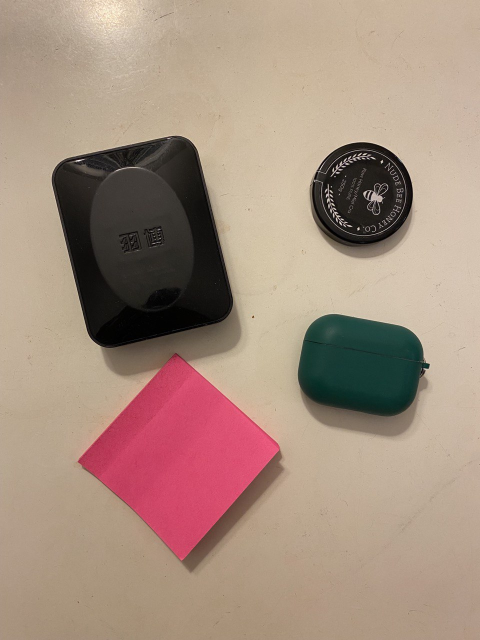
#> input picture Homeworks/Task5/photo_2021-11-23 20.42.40.jpeg, 960 x 1280 px, given in place of objects.jpeg, which was not available (shown at 1/2 size); the run also reads 1 picture not shown here
$ jupyter execute --allow-errors 10_Thresholding_Solution.ipynb   (older library calls are emulated)   (text cells are left out)
#> lines starting #> are read from the running program, lines starting #| are printed output that depends on the picture; after the words box and inside, x2 and y2 are one past the last pixel; in counts of white or black regions, pixels touching at a corner belong together; pictures that were not available may be replaced by others from this repository, and a replacement may not be noted
[cell 1]
import cv2
import numpy as np

[cell 2]
image = cv2.imread("../../Homeworks/Task5/objects.jpeg")
#> image is the input picture: shape (1280, 960, 3); mean B, G, R 127.1, 142.5, 165.9

[cell 3]
gray = cv2.cvtColor(image, cv2.COLOR_BGR2GRAY)
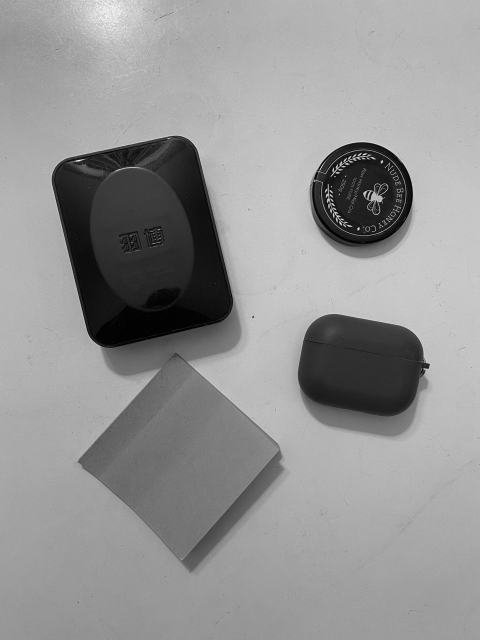
#> gray: shape (1280, 960) (shown at 1/2 size); min 0, max 254, mean 147.7

[cell 4]
blurred = cv2.GaussianBlur(gray, (5, 5), 0)

[cell 5]
(T, thresh) = cv2.threshold(blurred, 70, 255, cv2.THRESH_BINARY)
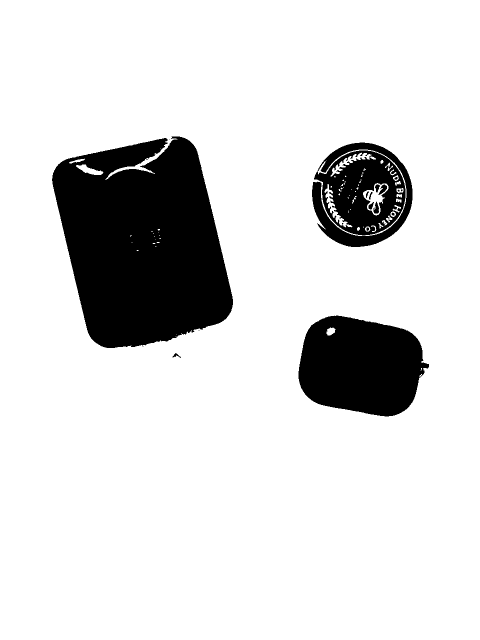
#> thresh: shape (1280, 960) (shown at 1/2 size); 85.3% white; 21 black regions (7 under 20 px), largest, box (x1, y1, x2, y2) and area: (104, 273, 466, 696) 112659, (597, 631, 858, 833) 40222, (628, 301, 811, 471) 17630

[cell 6]
cv2.imshow("Thresholding of Image", np.hstack([gray, blurred, thresh]))
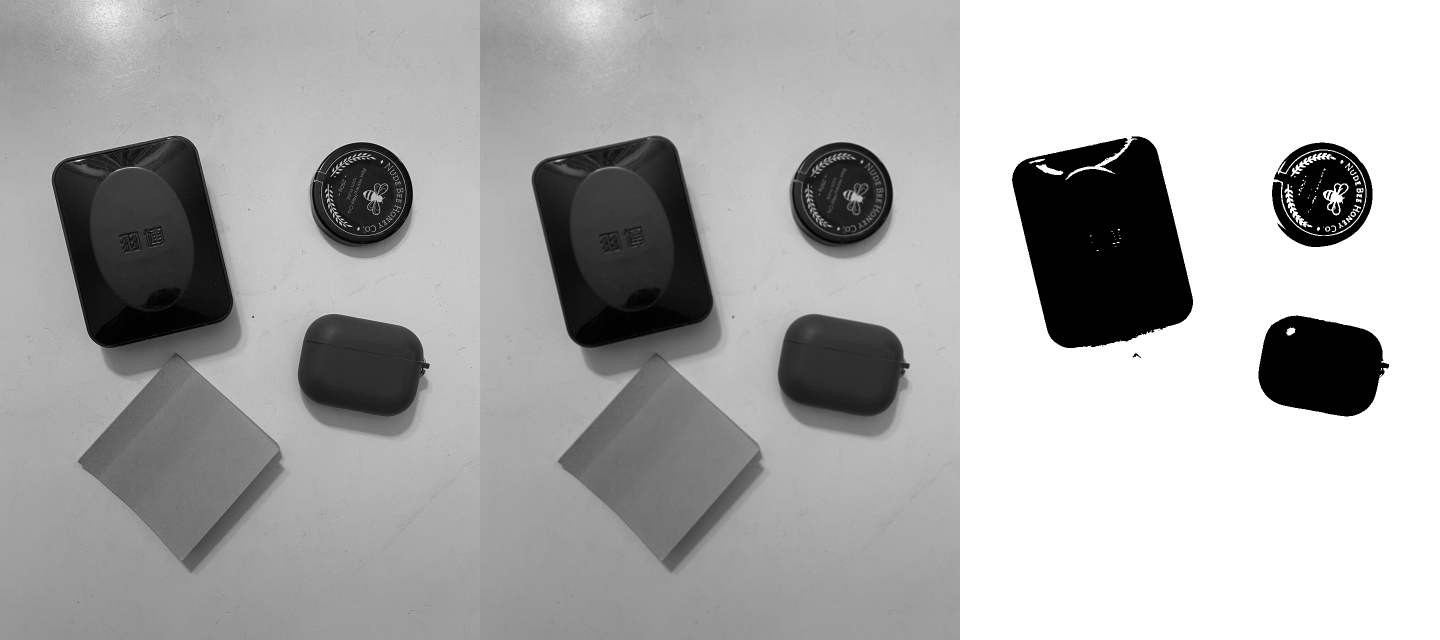
#> window 'Thresholding of Image': shape (1280, 2880) (shown at 1/2 size); min 0, max 255, mean 171
cv2.waitKey(0)

[cell 7]
(T, threshInv) = cv2.threshold(blurred, 70, 255, cv2.THRESH_BINARY_INV)

[cell 8]
cv2.imshow("Thresholding of Images", np.hstack([gray, blurred, thresh, threshInv]))
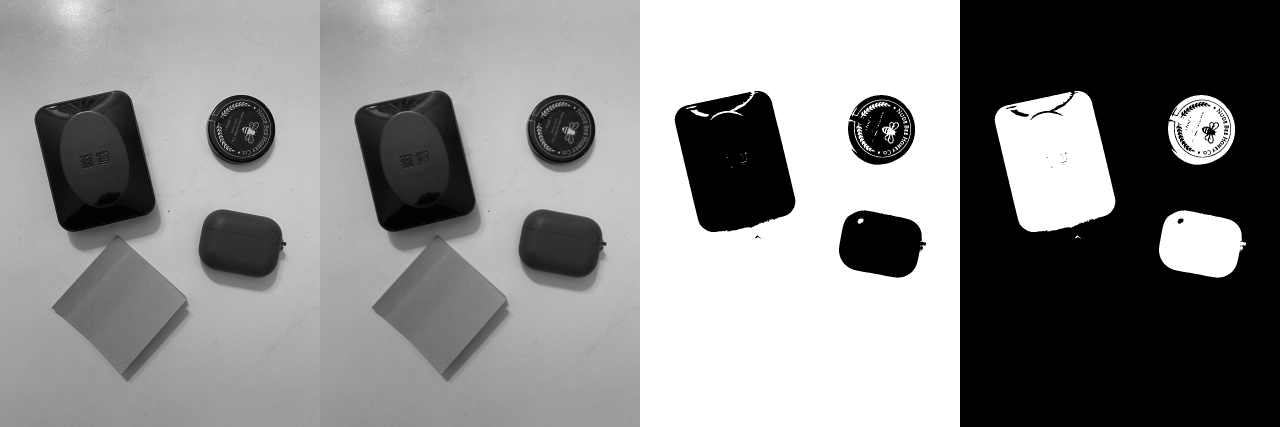
#> window 'Thresholding of Images': shape (1280, 3840) (shown at 1/3 size); min 0, max 255, mean 137.6
cv2.waitKey(0)

[cell 9]
foreground = cv2.bitwise_and(image, image, mask = threshInv)

[cell 10]
cv2.imshow("Thresholding of Images", np.hstack([gray, blurred, thresh, threshInv]))
cv2.imshow("Foreground extraction", np.hstack([image, foreground]))
cv2.waitKey(0)

[cell 11]
import cv2
import numpy as np

[cell 12]
image = cv2.imread("../../Homeworks/Task5/objects.jpeg")

[cell 13]
gray = cv2.cvtColor(image, cv2.COLOR_BGR2GRAY)

[cell 14]
blurred = cv2.GaussianBlur(gray, (5, 5), 0)

[cell 15]
thresh = cv2.adaptiveThreshold(blurred,
                               255,
                               cv2.ADAPTIVE_THRESH_GAUSSIAN_C,
                               cv2.THRESH_BINARY_INV,
                               11,
                               4
)
#> thresh: shape (1280, 960); 2.9% white; 1509 white regions (1404 under 20 px), largest, box (x1, y1, x2, y2) and area: (104, 272, 466, 696) 6443, (635, 302, 810, 470) 5564, (155, 706, 564, 1127) 3633

[cell 16]
cv2.imshow("Adaptive Thresholding of Image", np.hstack([gray, blurred, thresh]))
cv2.waitKey(0)

[cell 17]
gaussianthresh = cv2.adaptiveThreshold(blurred,
                               255,
                               cv2.ADAPTIVE_THRESH_GAUSSIAN_C,
                               cv2.THRESH_BINARY_INV,
                               15,
                               3
)
#> gaussianthresh: shape (1280, 960); 5.1% white; 3405 white regions (3207 under 20 px), largest, box (x1, y1, x2, y2) and area: (103, 271, 466, 696) 8636, (635, 302, 810, 470) 6964, (155, 706, 569, 1146) 6131

[cell 18]
cv2.imshow("Adaptive Thresholding of Images", np.hstack([gray, blurred, thresh, gaussianthresh]))
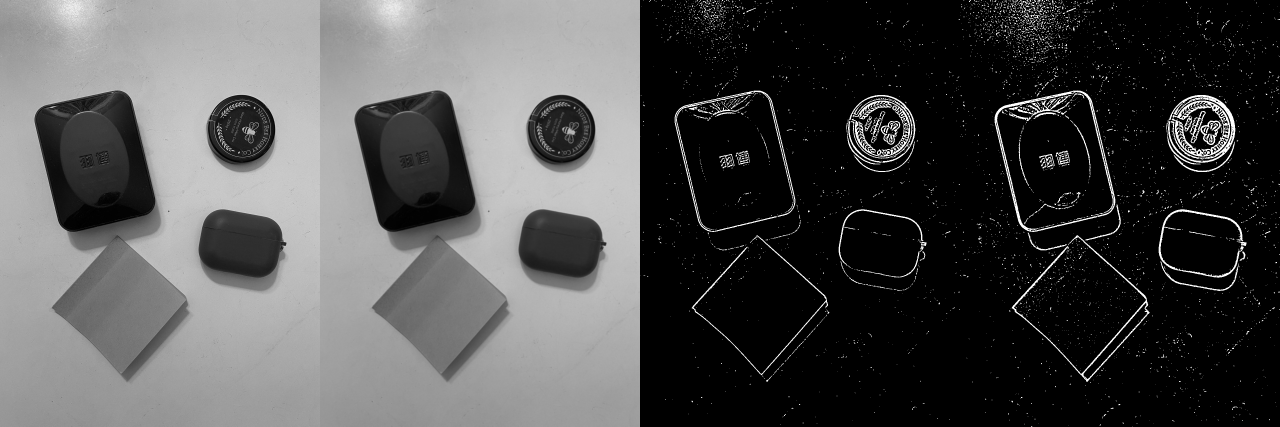
#> window 'Adaptive Thresholding of Image': shape (1280, 3840) (shown at 1/3 size); min 0, max 255, mean 79
cv2.waitKey(0)

[cell 19]
foregroundgaussian = cv2.bitwise_and(image, image, mask = gaussianthresh)
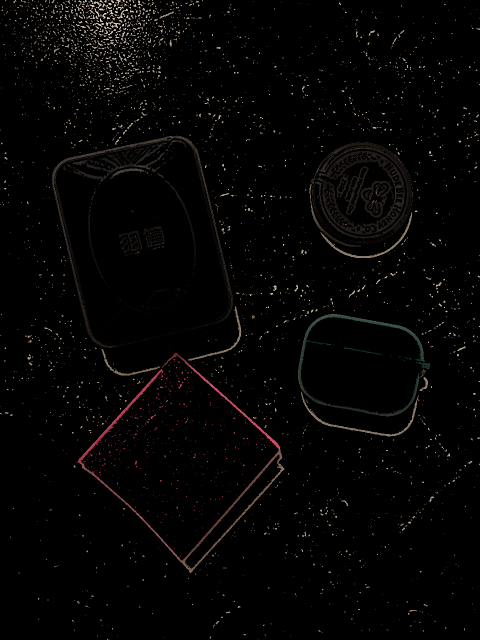
#> foregroundgaussian: shape (1280, 960, 3) (shown at 1/2 size); mean B, G, R 3.4, 3.8, 4.7

[cell 20]
cv2.imshow("Gaussian Adaptive Thresholding of Images", np.hstack([gray, blurred, thresh, gaussianthresh]))
cv2.imshow("Foreground extraction using Gaussian", np.hstack([image, foregroundgaussian]))
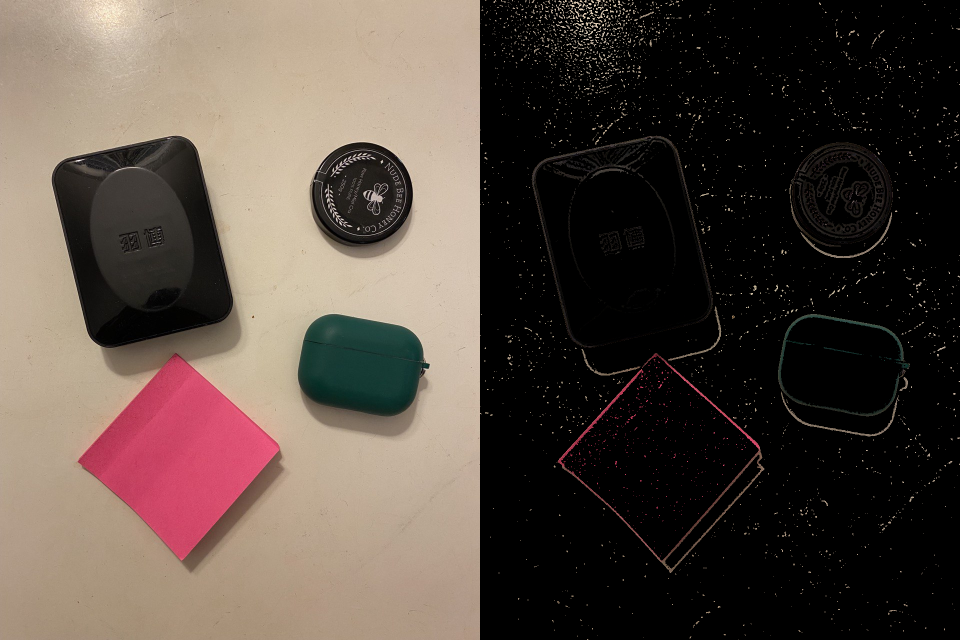
#> window 'Foreground extraction using Ga': shape (1280, 1920, 3) (shown at 1/2 size); mean B, G, R 65.3, 73.2, 85.3
cv2.waitKey(0)

[cell 21]
import cv2
import numpy as np
import mahotas

[cell 22]
image = cv2.imread("image.jpg")

[cell 23]
gray = cv2.cvtColor(image, cv2.COLOR_BGR2GRAY)

[cell 24]
blurred = cv2.GaussianBlur(gray, (5, 5), 0)

[cell 25]
T = mahotas.thresholding.otsu(blurred)
#> T = 110

[cell 26]
T
#> Out = 110

[cell 27]
thresh = image.copy()

[cell 28]
thresh[thresh > T] = 255
#> thresh: shape (1280, 960, 3)

[cell 29]
thresh[thresh < 255] = 0

[cell 30]
thresh = cv2.bitwise_not(thresh)
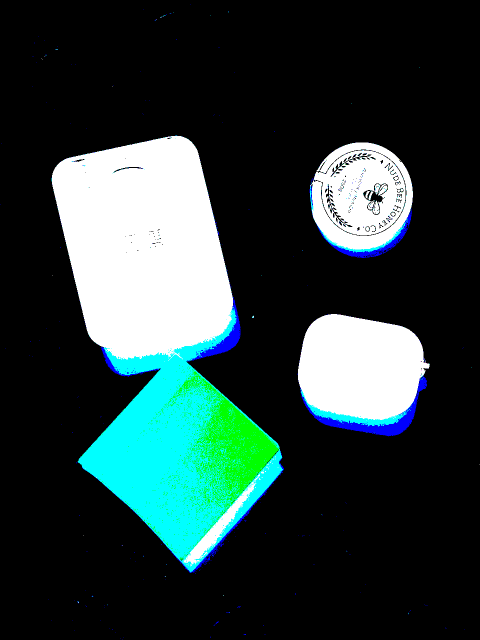
#> thresh: shape (1280, 960, 3) (shown at 1/2 size); mean B, G, R 60.4, 62.1, 41.4

[cell 31]
cv2.imshow("OTSU Thresholding of Images", np.hstack([image, thresh]))
cv2.waitKey(0)

#> (a cell that did not finish here is left out)

[cell 33]
thresh_RC = image.copy()

#> (a cell that did not finish here is left out)

[cell 35]
thresh_RC[thresh_RC < 255] = 0

[cell 36]
thresh_RC = cv2.bitwise_not(thresh_RC)
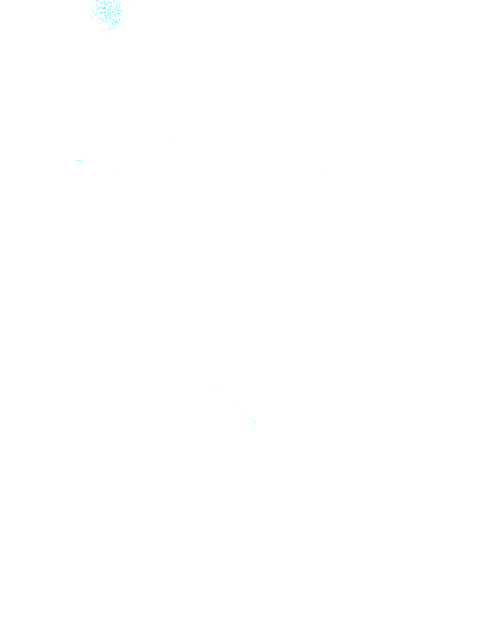
#> thresh_RC: shape (1280, 960, 3) (shown at 1/2 size); mean B, G, R 255, 255, 254.9

[cell 37]
cv2.imshow("RC Thresholding of Images", np.hstack([image, thresh_RC]))
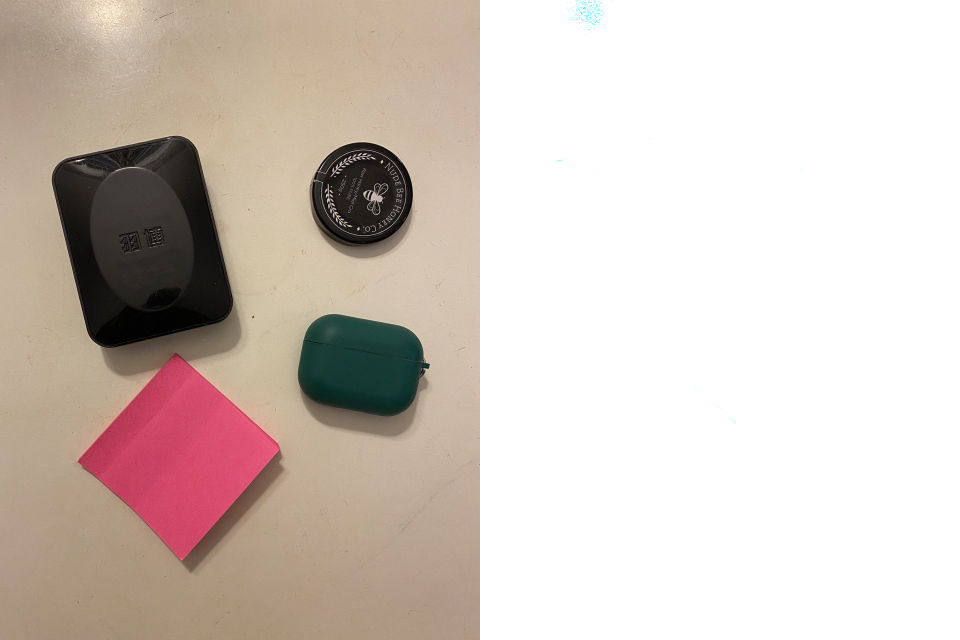
#> window 'RC Thresholding of Images': shape (1280, 1920, 3) (shown at 1/2 size); mean B, G, R 191, 198.8, 210.4
cv2.waitKey(0)
